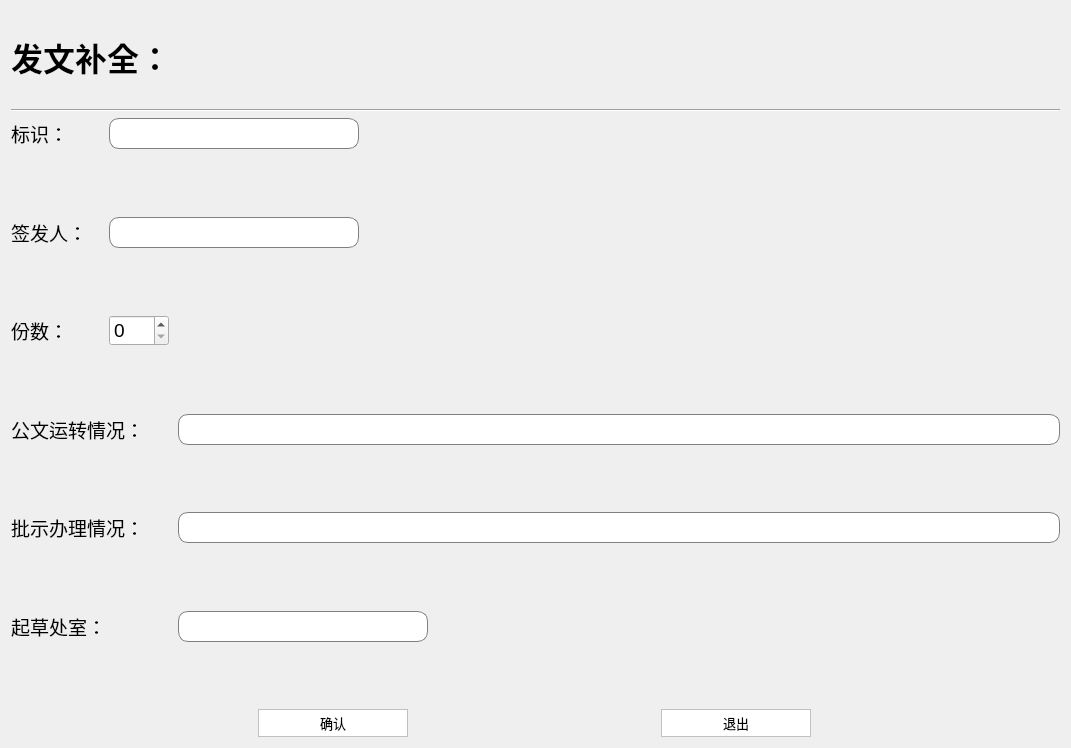
<?xml version="1.0" encoding="UTF-8"?>
<ui version="4.0">
 <class>Dialog</class>
 <widget class="QDialog" name="Dialog">
  <property name="geometry">
   <rect>
    <x>0</x>
    <y>0</y>
    <width>1071</width>
    <height>748</height>
   </rect>
  </property>
  <property name="windowTitle">
   <string>Dialog</string>
  </property>
  <property name="styleSheet">
   <string notr="true">QComboBox{
	background:white;
	border:1px solid gray;
    width:300px;
    border-radius:10px;
    padding:2px 4px;
}
QLineEdit{
    border:1px solid gray;
    width:300px;
    border-radius:10px;
    padding:2px 4px;
}
QPushButton{  
    border: 1px solid #C0C0C0;  
    background-color:#FFFFFF;  
    border-style: solid;  
    border-radius:0px;  
    width: 100px;  
    height:20px;  
    padding:0 0px;  
} 
QPushButton:hover{     
    border: 1px solid #E3C46F;  
    background-color:#FEF4BF;  
    border-style: solid;  
    border-radius:2px;  
    width: 40px;  
    height:20px;  
    padding:0 0px;  
}
QPushButton:pressed{  
    background-color:#EAF0FF;  
    border: 1px solid #AAB4C4;  
    width: 40px;  
    height:20px;  
    padding:0 0px;  
    border-radius:1px;  
} </string>
  </property>
  <layout class="QVBoxLayout" name="verticalLayout">
   <item>
    <widget class="QLabel" name="label_1">
     <property name="font">
      <font>
       <pointsize>24</pointsize>
       <weight>75</weight>
       <bold>true</bold>
      </font>
     </property>
     <property name="text">
      <string>发文补全：</string>
     </property>
    </widget>
   </item>
   <item>
    <widget class="Line" name="line">
     <property name="orientation">
      <enum>Qt::Horizontal</enum>
     </property>
    </widget>
   </item>
   <item>
    <layout class="QFormLayout" name="formLayout_1">
     <item row="0" column="0">
      <widget class="QLabel" name="label_2">
       <property name="sizePolicy">
        <sizepolicy hsizetype="Fixed" vsizetype="Preferred">
         <horstretch>0</horstretch>
         <verstretch>0</verstretch>
        </sizepolicy>
       </property>
       <property name="minimumSize">
        <size>
         <width>92</width>
         <height>0</height>
        </size>
       </property>
       <property name="font">
        <font>
         <pointsize>14</pointsize>
        </font>
       </property>
       <property name="text">
        <string>标识：</string>
       </property>
      </widget>
     </item>
     <item row="0" column="1">
      <widget class="QLineEdit" name="lineEdit_1">
       <property name="sizePolicy">
        <sizepolicy hsizetype="Fixed" vsizetype="Preferred">
         <horstretch>0</horstretch>
         <verstretch>0</verstretch>
        </sizepolicy>
       </property>
       <property name="maximumSize">
        <size>
         <width>250</width>
         <height>16777215</height>
        </size>
       </property>
       <property name="font">
        <font>
         <pointsize>14</pointsize>
        </font>
       </property>
      </widget>
     </item>
    </layout>
   </item>
   <item>
    <layout class="QFormLayout" name="formLayout_2">
     <item row="0" column="0">
      <widget class="QLabel" name="label_3">
       <property name="sizePolicy">
        <sizepolicy hsizetype="Fixed" vsizetype="Preferred">
         <horstretch>0</horstretch>
         <verstretch>0</verstretch>
        </sizepolicy>
       </property>
       <property name="minimumSize">
        <size>
         <width>92</width>
         <height>0</height>
        </size>
       </property>
       <property name="font">
        <font>
         <pointsize>14</pointsize>
        </font>
       </property>
       <property name="text">
        <string>签发人：</string>
       </property>
      </widget>
     </item>
     <item row="0" column="1">
      <widget class="QLineEdit" name="lineEdit_2">
       <property name="sizePolicy">
        <sizepolicy hsizetype="Fixed" vsizetype="Preferred">
         <horstretch>0</horstretch>
         <verstretch>0</verstretch>
        </sizepolicy>
       </property>
       <property name="maximumSize">
        <size>
         <width>250</width>
         <height>16777215</height>
        </size>
       </property>
       <property name="font">
        <font>
         <pointsize>14</pointsize>
        </font>
       </property>
      </widget>
     </item>
    </layout>
   </item>
   <item>
    <layout class="QFormLayout" name="formLayout_3">
     <item row="0" column="0">
      <widget class="QLabel" name="label_4">
       <property name="sizePolicy">
        <sizepolicy hsizetype="Fixed" vsizetype="Preferred">
         <horstretch>0</horstretch>
         <verstretch>0</verstretch>
        </sizepolicy>
       </property>
       <property name="minimumSize">
        <size>
         <width>92</width>
         <height>0</height>
        </size>
       </property>
       <property name="font">
        <font>
         <pointsize>14</pointsize>
        </font>
       </property>
       <property name="text">
        <string>份数：</string>
       </property>
      </widget>
     </item>
     <item row="0" column="1">
      <widget class="QSpinBox" name="spinBox">
       <property name="maximumSize">
        <size>
         <width>60</width>
         <height>16777215</height>
        </size>
       </property>
       <property name="font">
        <font>
         <pointsize>14</pointsize>
        </font>
       </property>
      </widget>
     </item>
    </layout>
   </item>
   <item>
    <layout class="QFormLayout" name="formLayout_4">
     <item row="0" column="0">
      <widget class="QLabel" name="label_5">
       <property name="sizePolicy">
        <sizepolicy hsizetype="Fixed" vsizetype="Preferred">
         <horstretch>0</horstretch>
         <verstretch>0</verstretch>
        </sizepolicy>
       </property>
       <property name="minimumSize">
        <size>
         <width>161</width>
         <height>0</height>
        </size>
       </property>
       <property name="font">
        <font>
         <pointsize>14</pointsize>
        </font>
       </property>
       <property name="text">
        <string>公文运转情况：</string>
       </property>
      </widget>
     </item>
     <item row="0" column="1">
      <widget class="QLineEdit" name="lineEdit_3">
       <property name="sizePolicy">
        <sizepolicy hsizetype="Expanding" vsizetype="Preferred">
         <horstretch>0</horstretch>
         <verstretch>0</verstretch>
        </sizepolicy>
       </property>
       <property name="font">
        <font>
         <pointsize>14</pointsize>
        </font>
       </property>
      </widget>
     </item>
    </layout>
   </item>
   <item>
    <layout class="QFormLayout" name="formLayout_5">
     <item row="0" column="0">
      <widget class="QLabel" name="label_6">
       <property name="sizePolicy">
        <sizepolicy hsizetype="Fixed" vsizetype="Preferred">
         <horstretch>0</horstretch>
         <verstretch>0</verstretch>
        </sizepolicy>
       </property>
       <property name="minimumSize">
        <size>
         <width>161</width>
         <height>0</height>
        </size>
       </property>
       <property name="maximumSize">
        <size>
         <width>16777215</width>
         <height>16777215</height>
        </size>
       </property>
       <property name="font">
        <font>
         <pointsize>14</pointsize>
        </font>
       </property>
       <property name="text">
        <string>批示办理情况：</string>
       </property>
      </widget>
     </item>
     <item row="0" column="1">
      <widget class="QLineEdit" name="lineEdit_4">
       <property name="sizePolicy">
        <sizepolicy hsizetype="Expanding" vsizetype="Preferred">
         <horstretch>0</horstretch>
         <verstretch>0</verstretch>
        </sizepolicy>
       </property>
       <property name="font">
        <font>
         <pointsize>14</pointsize>
        </font>
       </property>
      </widget>
     </item>
    </layout>
   </item>
   <item>
    <layout class="QFormLayout" name="formLayout_6">
     <item row="0" column="0">
      <widget class="QLabel" name="label_7">
       <property name="sizePolicy">
        <sizepolicy hsizetype="Fixed" vsizetype="Preferred">
         <horstretch>0</horstretch>
         <verstretch>0</verstretch>
        </sizepolicy>
       </property>
       <property name="minimumSize">
        <size>
         <width>161</width>
         <height>0</height>
        </size>
       </property>
       <property name="font">
        <font>
         <pointsize>14</pointsize>
        </font>
       </property>
       <property name="styleSheet">
        <string notr="true"/>
       </property>
       <property name="text">
        <string>起草处室：</string>
       </property>
      </widget>
     </item>
     <item row="0" column="1">
      <widget class="QLineEdit" name="lineEdit_5">
       <property name="maximumSize">
        <size>
         <width>250</width>
         <height>16777215</height>
        </size>
       </property>
       <property name="font">
        <font>
         <pointsize>14</pointsize>
        </font>
       </property>
      </widget>
     </item>
    </layout>
   </item>
   <item>
    <layout class="QHBoxLayout" name="horizontalLayout_1">
     <item>
      <widget class="QPushButton" name="pushButton_revise">
       <property name="minimumSize">
        <size>
         <width>150</width>
         <height>28</height>
        </size>
       </property>
       <property name="maximumSize">
        <size>
         <width>150</width>
         <height>16777215</height>
        </size>
       </property>
       <property name="font">
        <font>
         <pointsize>10</pointsize>
        </font>
       </property>
       <property name="focusPolicy">
        <enum>Qt::ClickFocus</enum>
       </property>
       <property name="text">
        <string>确认</string>
       </property>
      </widget>
     </item>
     <item>
      <widget class="QPushButton" name="pushButton_quit">
       <property name="minimumSize">
        <size>
         <width>150</width>
         <height>28</height>
        </size>
       </property>
       <property name="maximumSize">
        <size>
         <width>150</width>
         <height>16777215</height>
        </size>
       </property>
       <property name="font">
        <font>
         <pointsize>10</pointsize>
        </font>
       </property>
       <property name="focusPolicy">
        <enum>Qt::ClickFocus</enum>
       </property>
       <property name="text">
        <string>退出</string>
       </property>
      </widget>
     </item>
    </layout>
   </item>
  </layout>
 </widget>
 <resources/>
 <connections/>
</ui>
